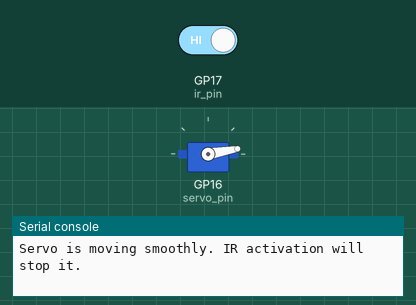
Bench run of a program on a simulated Raspberry Pi Pico running MicroPython. On the bench: servo, the last lines printed to the serial console. The inputs (shaded band) are chosen by the test bench; at power-on: GP17 (ir_pin) HIGH. Servo angles are drawn from the pulse width (0.5 ms = 0°, 2.5 ms = 180°). At 1.3 s the program stops and its outputs stay as they are.

Above: at 0.15 s.
At 1.25 s:
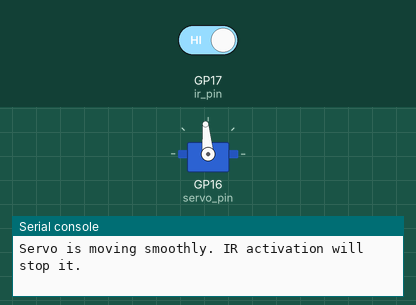
1.3 s: GP17 (ir_pin) driven LOW
At 1.8 s:
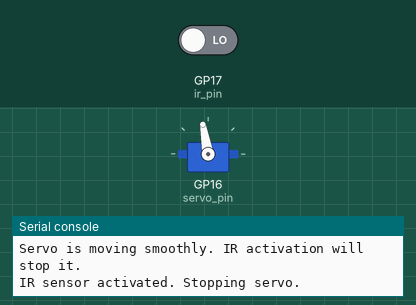
Timing chart, 0 to 2.8 s (numbered marks = the images above; inputs shaded):
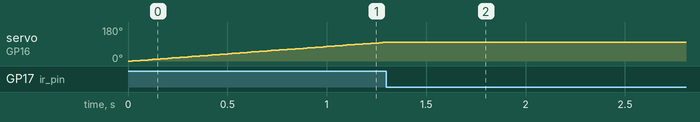

Measured:
- after the input at 1.3 s, servo on GP16 (servo_pin): goes on until 1.3 s, then stays 100°

The program:

pico_radar.py
```python
from machine import Pin, PWM
import time

# Setup
servo_pin = Pin(16)  # Servo PWM pin
ir_pin = Pin(17, Pin.IN)  # IR sensor digital output pin

# Initialize PWM at 50Hz
servo = PWM(servo_pin)
servo.freq(50)

# Safe duty limits for most hobby servos (on Pico: 0.5ms to 2.5ms pulse width)
MIN_DUTY = 1638   # ~0.5ms pulse (0°)
MAX_DUTY = 8192   # ~2.5ms pulse (230°)

def set_servo_angle(angle):
    # Clamp angle to 0–230
    angle = max(0, min(230, angle))
    # Map angle to duty (using 16-bit range)
    duty = int(MIN_DUTY + (MAX_DUTY - MIN_DUTY) * angle / 230)
    servo.duty_u16(duty)

try:
    print("Servo is moving smoothly. IR activation will stop it.")

    angle = 0
    direction = 1  # Move forward initially

    while True:
        if ir_pin.value() == 0:  # IR sensor triggered
            print("IR sensor activated. Stopping servo.")
            servo.deinit()
            break

        set_servo_angle(angle)
        angle += direction

        if angle >= 230:
            angle = 230
            direction = -1
        elif angle <= 0:
            angle = 0
            direction = 1

        time.sleep(0.01)

except KeyboardInterrupt:
    print("Stopped manually.")
finally:
    servo.deinit()
```
